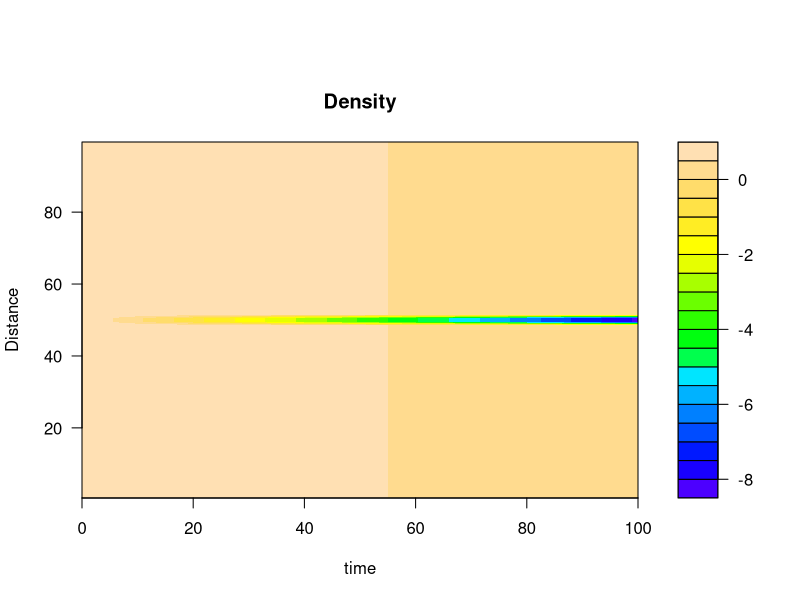

Generate this figure with R:
rm(list=ls())
library(deSolve)

# Parameters
D = 0.3    
r = 1
K = 1
a = 1
b = 10
d = 0.2
			
# Cell size
delx = 1

# Number of cells
numboxes = 100
	
# Sequence
Distance = seq(from=0.5, by=delx, length.out = numboxes)

model <-function(t,N,parameters)	{
	dR 		= r*R*(1-R/K) - a*R*C/(1+b*R)	
	deltax 	= c(0.5,rep(1,numboxes-1),0.5)    
	Flux    	= -D*diff(c(0,C,0))/deltax
	dC    	= -diff(Flux)/delx  + a*R*C/(1+b*R)
	list(c(dR,dC))
}  

R = rep(K,times = numboxes)       
C = rep(0.1,times = numboxes)
C[50:51] = 1

state = c(R = R, C = C)          

times = seq(0,100,by=0.1)             

out = ode(y=state,times=times,func=model,parms=0)  


DENSITY   <- out[,2:(numboxes+1)]

# set margins
par(mfrow=c(1,1))
par(oma=c(0,0,3,0))   

# set colors
color = topo.colors

# make the plot
filled.contour(x=times,y=Distance,DENSITY,color= color,
xlab="time", ylab= "Distance",main="Density")
